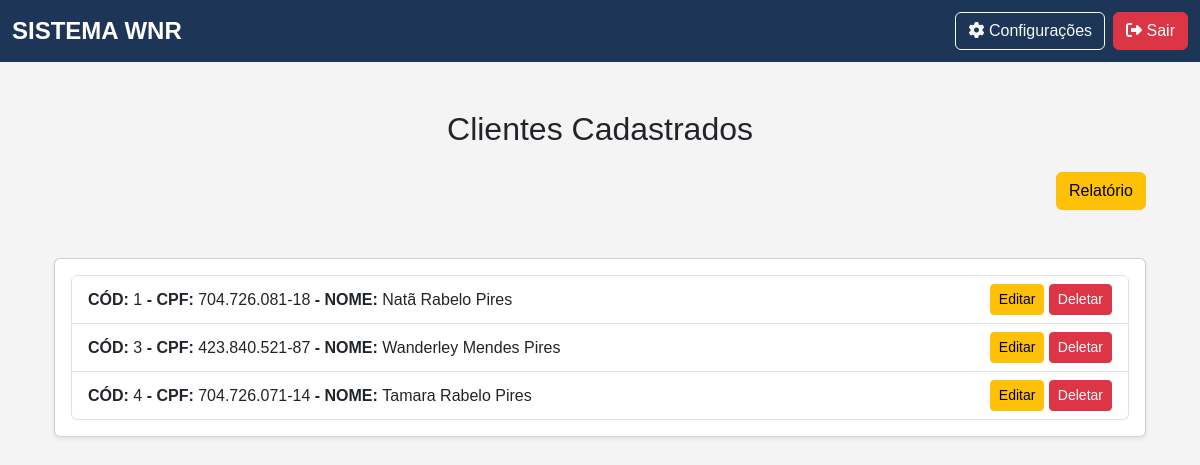
The page /listar_cliente (signed in) on the database its author committed.
### app/models.py (models this page shows)
class Cliente(db.Model):
    __tablename__ = "clientes"
    id                      = Column(Integer, primary_key=True, index=True)
    nome                    = Column(String, index=True)
    cpf                     = Column(String(11), unique=True, index=True)
    email                   = Column(String, unique=True, index=True)
    data_nascimento         = Column(Date)
    renda_familiar          = Column(Float)
    bairro                  = Column(String)
    canal_divulgacao        = Column(String)
    cep                     = Column(String(8))
    cidade                  = Column(String)
    condicao_habitacao      = Column(String)
    cpf_responsavel         = Column(String(11), nullable=True, default="")
    numero_cs               = Column(String)
    despesa_mensal          = Column(Float)
    escolaridade            = Column(String)
    estado                  = Column(String)
    endereco                = Column(String)
    fone_contato            = Column(String)
    fone_pessoal            = Column(String)
    foto                    = Column(String)
    grau_parentesco         = Column(String)
    nome_plano_saude        = Column(String, default="Sem plano de Saúde")
    nome_responsavel        = Column(String, default="")
    numero_filhos           = Column(Integer, default=0)
    possui_filhos           = Column(String)
    plano_saude             = Column(String)
    previdenciario          = Column(String)
    profissao               = Column(String)
    remuneracao             = Column(Float)
    rg                      = Column(String)
    saldo                   = Column(Float)
    sexo                    = Column(String)
    tipo_moradia            = Column(String)
    transporte              = Column(String)
    encaminhamentos = relationship("Encaminhamento", back_populates="cliente", cascade="all, delete-orphan")
    guias = relationship("Guia", back_populates="cliente")

### app/routes/client_routes.py (the view)
@client_bp.route('/listar_cliente', methods=['GET', 'POST'])
@login_required
@role_required('atendimento', 'financeiro', 'admin')
def listar_cliente():
    clientes = Cliente.query.all()
    return render_template('clientes/list.html', clientes=clientes)

### app/__init__.py (called while the page is built)
@login_manager.user_loader
def load_user(id):
    return Usuario.query.get(int(id))  # Converte para inteiro e busca no banco

### app/templates/clientes/list.html (shortened to what this page needs)
{% extends 'base.html' %}
{% block content %}
<div class="container mt-5">
    <h2 class="text-center mb-4 mt-5">Clientes Cadastrados</h2>
    <div class="row mt-4 mb-5">
        <div class="col-md-12 text-end">
            <a href="{{ url_for('report_bp.report_cliente') }}" class="btn btn-md btn-warning">Relatório</a>
        </div>
    </div>
    <div class="card shadow-sm">
        <div class="card-body">
            <ul class="list-group">
                {% for cliente in clientes %}
                    <li class="list-group-item d-flex justify-content-between align-items-center">
                        <div>
                            <strong>CÓD: </strong>{{cliente.id}}
                            <strong> - CPF: </strong>{{cliente.cpf}}
                            <strong> - NOME: </strong>{{cliente.nome}}
                        </div>
                        <div>
                            <a href="{{ url_for('client_bp.editar_cliente', id=cliente.id) }}" class="btn btn-sm btn-warning">Editar</a>
                            <a href="{{ url_for('client_bp.deletar_cliente', id=cliente.id) }}" class="btn btn-sm btn-danger" data-bs-toggle="modal" data-bs-target="#confirmarExclusao" data-id="{{ cliente.id }}">Deletar</a>
                        </div>
                    </li>
                {% endfor %}
            </ul>
        </div>
    </div>
</div>
{% endblock %}

### app/static/css/base.css (style rules this page uses)
body { background-color: #f4f4f4; font-family: 'Arial', sans-serif; margin: 0; padding: 0; }

### rows shown on the page
Cliente: id "1", cpf "704.726.081-18", nome "Natã Rabelo Pires"
Cliente: id "3", cpf "423.840.521-87", nome "Wanderley Mendes Pires"
Cliente: id "4", cpf "704.726.071-14", nome "Tamara Rabelo Pires"
